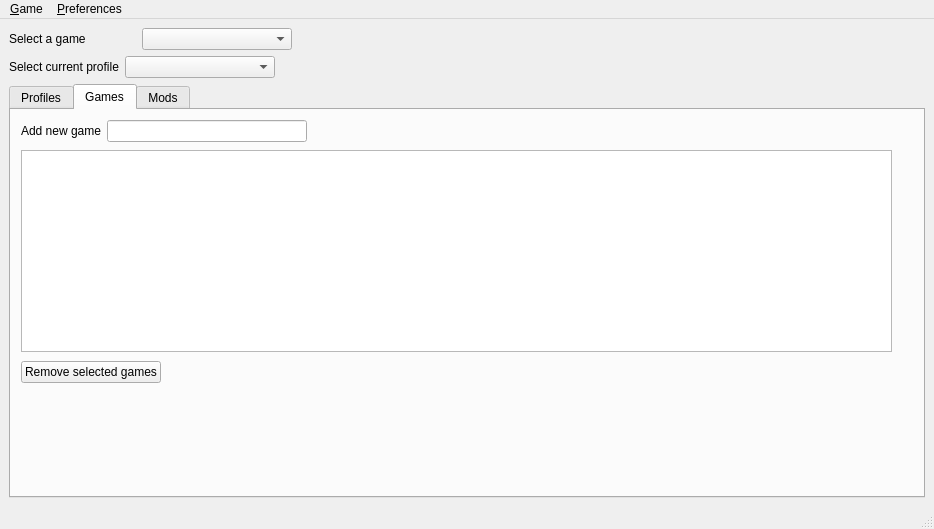
<?xml version="1.0" encoding="UTF-8"?>
<ui version="4.0">
 <class>MainWindow</class>
 <widget class="QMainWindow" name="MainWindow">
  <property name="geometry">
   <rect>
    <x>0</x>
    <y>0</y>
    <width>934</width>
    <height>529</height>
   </rect>
  </property>
  <property name="windowTitle">
   <string>Mod Manager</string>
  </property>
  <widget class="QWidget" name="centralwidget">
   <layout class="QGridLayout" name="gridLayout">
    <item row="0" column="0">
     <layout class="QHBoxLayout" name="horizontalLayout">
      <item>
       <widget class="QLabel" name="label">
        <property name="sizePolicy">
         <sizepolicy hsizetype="Preferred" vsizetype="Preferred">
          <horstretch>0</horstretch>
          <verstretch>0</verstretch>
         </sizepolicy>
        </property>
        <property name="minimumSize">
         <size>
          <width>127</width>
          <height>0</height>
         </size>
        </property>
        <property name="text">
         <string>Select a game</string>
        </property>
       </widget>
      </item>
      <item>
       <widget class="QComboBox" name="comboBoxGames">
        <property name="sizePolicy">
         <sizepolicy hsizetype="Minimum" vsizetype="Fixed">
          <horstretch>0</horstretch>
          <verstretch>0</verstretch>
         </sizepolicy>
        </property>
        <property name="minimumSize">
         <size>
          <width>150</width>
          <height>0</height>
         </size>
        </property>
        <property name="maximumSize">
         <size>
          <width>250</width>
          <height>16777215</height>
         </size>
        </property>
       </widget>
      </item>
      <item>
       <spacer name="horizontalSpacer_2">
        <property name="orientation">
         <enum>Qt::Horizontal</enum>
        </property>
        <property name="sizeType">
         <enum>QSizePolicy::Expanding</enum>
        </property>
        <property name="sizeHint" stdset="0">
         <size>
          <width>40</width>
          <height>20</height>
         </size>
        </property>
       </spacer>
      </item>
      <item>
       <spacer name="horizontalSpacer">
        <property name="orientation">
         <enum>Qt::Horizontal</enum>
        </property>
        <property name="sizeType">
         <enum>QSizePolicy::Preferred</enum>
        </property>
        <property name="sizeHint" stdset="0">
         <size>
          <width>40</width>
          <height>20</height>
         </size>
        </property>
       </spacer>
      </item>
     </layout>
    </item>
    <item row="1" column="0">
     <layout class="QHBoxLayout" name="horizontalLayout_2">
      <item>
       <widget class="QLabel" name="label_2">
        <property name="text">
         <string>Select current profile</string>
        </property>
       </widget>
      </item>
      <item>
       <widget class="QComboBox" name="comboBoxCurrentProfile">
        <property name="sizePolicy">
         <sizepolicy hsizetype="Minimum" vsizetype="Fixed">
          <horstretch>0</horstretch>
          <verstretch>0</verstretch>
         </sizepolicy>
        </property>
        <property name="minimumSize">
         <size>
          <width>150</width>
          <height>0</height>
         </size>
        </property>
        <property name="maximumSize">
         <size>
          <width>250</width>
          <height>16777215</height>
         </size>
        </property>
       </widget>
      </item>
      <item>
       <spacer name="horizontalSpacer_4">
        <property name="orientation">
         <enum>Qt::Horizontal</enum>
        </property>
        <property name="sizeType">
         <enum>QSizePolicy::Expanding</enum>
        </property>
        <property name="sizeHint" stdset="0">
         <size>
          <width>40</width>
          <height>20</height>
         </size>
        </property>
       </spacer>
      </item>
      <item>
       <spacer name="horizontalSpacer_3">
        <property name="orientation">
         <enum>Qt::Horizontal</enum>
        </property>
        <property name="sizeType">
         <enum>QSizePolicy::Preferred</enum>
        </property>
        <property name="sizeHint" stdset="0">
         <size>
          <width>40</width>
          <height>20</height>
         </size>
        </property>
       </spacer>
      </item>
     </layout>
    </item>
    <item row="2" column="0">
     <widget class="QTabWidget" name="tabWidget">
      <property name="currentIndex">
       <number>1</number>
      </property>
      <widget class="QWidget" name="tabProfiles">
       <attribute name="title">
        <string>Profiles</string>
       </attribute>
       <layout class="QGridLayout" name="gridLayout_2">
        <item row="0" column="0">
         <layout class="QFormLayout" name="formLayout">
          <item row="0" column="0">
           <widget class="QLabel" name="label_3">
            <property name="text">
             <string>Add new profile</string>
            </property>
           </widget>
          </item>
          <item row="0" column="1">
           <widget class="QLineEdit" name="lineEditNewProfile">
            <property name="maximumSize">
             <size>
              <width>200</width>
              <height>16777215</height>
             </size>
            </property>
           </widget>
          </item>
          <item row="1" column="0">
           <widget class="QLabel" name="label_4">
            <property name="text">
             <string>Select profile</string>
            </property>
           </widget>
          </item>
          <item row="1" column="1">
           <widget class="QComboBox" name="comboBoxSelectProfile">
            <property name="maximumSize">
             <size>
              <width>200</width>
              <height>16777215</height>
             </size>
            </property>
           </widget>
          </item>
         </layout>
        </item>
        <item row="1" column="0">
         <layout class="QHBoxLayout" name="horizontalLayout_4">
          <item>
           <widget class="QLabel" name="label_6">
            <property name="text">
             <string>Available mods</string>
            </property>
           </widget>
          </item>
          <item>
           <widget class="QLabel" name="label_5">
            <property name="text">
             <string>Selected Mods</string>
            </property>
           </widget>
          </item>
         </layout>
        </item>
        <item row="2" column="0">
         <layout class="QHBoxLayout" name="horizontalLayout_3">
          <item>
           <widget class="QListWidget" name="listWidgetAvailableMods">
            <property name="minimumSize">
             <size>
              <width>200</width>
              <height>0</height>
             </size>
            </property>
            <property name="verticalScrollBarPolicy">
             <enum>Qt::ScrollBarAlwaysOn</enum>
            </property>
            <property name="dragEnabled">
             <bool>true</bool>
            </property>
            <property name="dragDropMode">
             <enum>QAbstractItemView::DragDrop</enum>
            </property>
            <property name="defaultDropAction">
             <enum>Qt::MoveAction</enum>
            </property>
            <property name="sortingEnabled">
             <bool>true</bool>
            </property>
           </widget>
          </item>
          <item>
           <widget class="Line" name="line">
            <property name="minimumSize">
             <size>
              <width>10</width>
              <height>0</height>
             </size>
            </property>
            <property name="orientation">
             <enum>Qt::Vertical</enum>
            </property>
           </widget>
          </item>
          <item>
           <widget class="QListWidget" name="listWidgetSelectedMod">
            <property name="minimumSize">
             <size>
              <width>200</width>
              <height>0</height>
             </size>
            </property>
            <property name="verticalScrollBarPolicy">
             <enum>Qt::ScrollBarAlwaysOn</enum>
            </property>
            <property name="dragEnabled">
             <bool>true</bool>
            </property>
            <property name="dragDropMode">
             <enum>QAbstractItemView::DragDrop</enum>
            </property>
            <property name="defaultDropAction">
             <enum>Qt::MoveAction</enum>
            </property>
            <property name="sortingEnabled">
             <bool>true</bool>
            </property>
           </widget>
          </item>
         </layout>
        </item>
        <item row="3" column="0">
         <layout class="QHBoxLayout" name="horizontalLayout_5">
          <item>
           <widget class="QPushButton" name="pushButtonDeleteProfile">
            <property name="text">
             <string>Delete selecteted profile</string>
            </property>
           </widget>
          </item>
          <item>
           <spacer name="horizontalSpacer_5">
            <property name="orientation">
             <enum>Qt::Horizontal</enum>
            </property>
            <property name="sizeHint" stdset="0">
             <size>
              <width>40</width>
              <height>20</height>
             </size>
            </property>
           </spacer>
          </item>
         </layout>
        </item>
       </layout>
      </widget>
      <widget class="QWidget" name="tabGames">
       <attribute name="title">
        <string>Games</string>
       </attribute>
       <widget class="QWidget" name="formLayoutWidget">
        <property name="geometry">
         <rect>
          <x>10</x>
          <y>10</y>
          <width>761</width>
          <height>24</height>
         </rect>
        </property>
        <layout class="QFormLayout" name="formLayout_2">
         <item row="0" column="0">
          <widget class="QLabel" name="label_7">
           <property name="text">
            <string>Add new game</string>
           </property>
          </widget>
         </item>
         <item row="0" column="1">
          <widget class="QLineEdit" name="lineEditNewGame">
           <property name="maximumSize">
            <size>
             <width>200</width>
             <height>16777215</height>
            </size>
           </property>
          </widget>
         </item>
        </layout>
       </widget>
       <widget class="QWidget" name="horizontalLayoutWidget">
        <property name="geometry">
         <rect>
          <x>10</x>
          <y>40</y>
          <width>871</width>
          <height>202</height>
         </rect>
        </property>
        <layout class="QGridLayout" name="gridLayout_3">
         <item row="0" column="0">
          <widget class="QListWidget" name="listWidgetGames">
           <property name="sizePolicy">
            <sizepolicy hsizetype="Expanding" vsizetype="Expanding">
             <horstretch>0</horstretch>
             <verstretch>0</verstretch>
            </sizepolicy>
           </property>
           <property name="minimumSize">
            <size>
             <width>400</width>
             <height>200</height>
            </size>
           </property>
           <property name="selectionMode">
            <enum>QAbstractItemView::MultiSelection</enum>
           </property>
          </widget>
         </item>
        </layout>
       </widget>
       <widget class="QWidget" name="horizontalLayoutWidget_2">
        <property name="geometry">
         <rect>
          <x>10</x>
          <y>250</y>
          <width>871</width>
          <height>24</height>
         </rect>
        </property>
        <layout class="QHBoxLayout" name="horizontalLayout_6">
         <item>
          <widget class="QPushButton" name="pushButtonRemoveGames">
           <property name="text">
            <string>Remove selected games</string>
           </property>
          </widget>
         </item>
         <item>
          <spacer name="horizontalSpacer_6">
           <property name="orientation">
            <enum>Qt::Horizontal</enum>
           </property>
           <property name="sizeHint" stdset="0">
            <size>
             <width>40</width>
             <height>20</height>
            </size>
           </property>
          </spacer>
         </item>
        </layout>
       </widget>
      </widget>
      <widget class="QWidget" name="tabMods">
       <attribute name="title">
        <string>Mods</string>
       </attribute>
      </widget>
     </widget>
    </item>
   </layout>
  </widget>
  <widget class="QMenuBar" name="menubar">
   <property name="geometry">
    <rect>
     <x>0</x>
     <y>0</y>
     <width>934</width>
     <height>19</height>
    </rect>
   </property>
   <widget class="QMenu" name="menu_Preferences">
    <property name="title">
     <string>&amp;Preferences</string>
    </property>
    <addaction name="action_Settings"/>
   </widget>
   <widget class="QMenu" name="menu_Game">
    <property name="title">
     <string>&amp;Game</string>
    </property>
    <addaction name="action_Quit"/>
   </widget>
   <addaction name="menu_Game"/>
   <addaction name="menu_Preferences"/>
  </widget>
  <widget class="QStatusBar" name="statusbar"/>
  <action name="action_Settings">
   <property name="text">
    <string>&amp;Settings</string>
   </property>
  </action>
  <action name="action_Quit">
   <property name="text">
    <string>&amp;Quit</string>
   </property>
  </action>
 </widget>
 <resources/>
 <connections/>
</ui>
